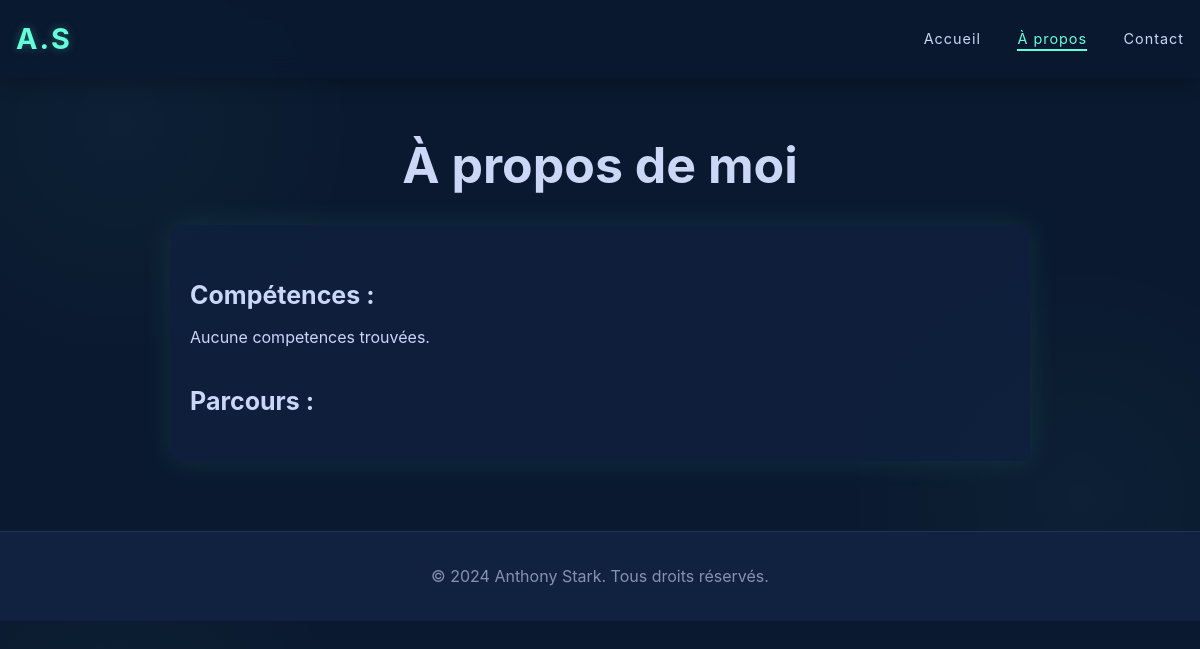
/about.php, run on an earlier commit of the app's database.
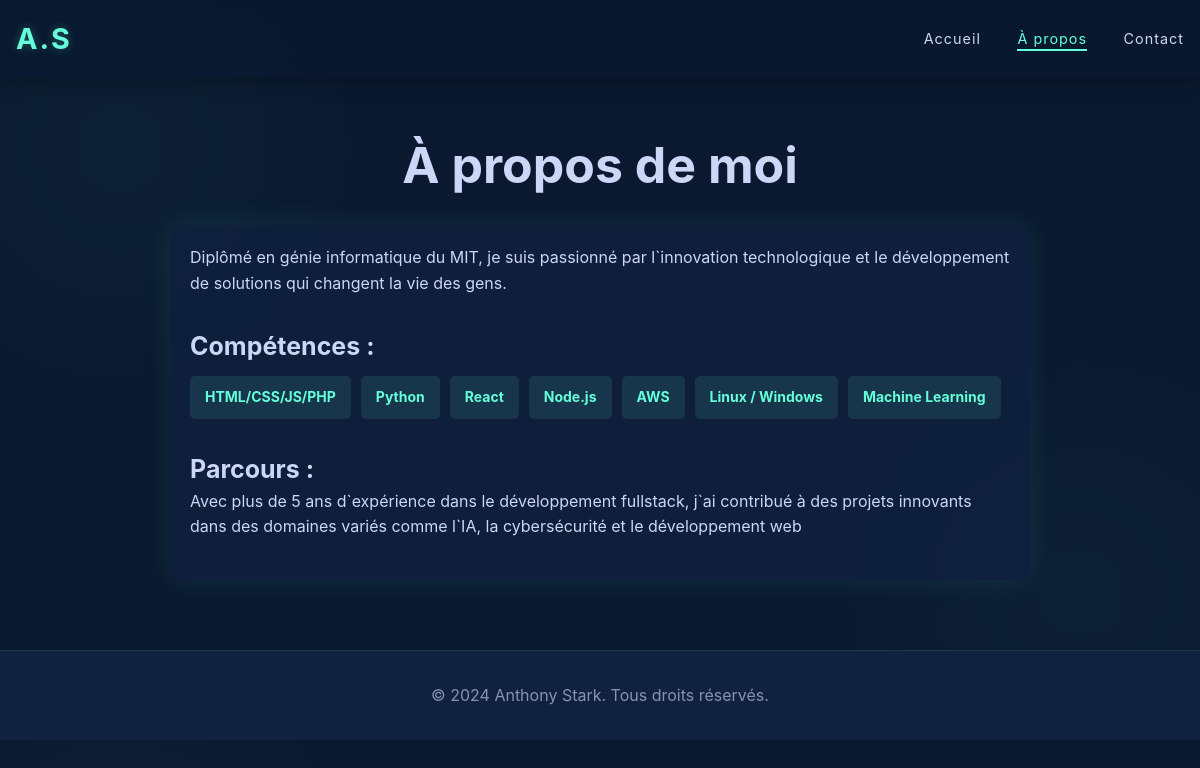
And on a later commit of the database.
### tables this page shows
CREATE TABLE IF NOT EXISTS `about` (
    `description` TEXT NOT NULL,
    `parcour` TEXT NOT NULL,
    `competences` TEXT NOT NULL
);

### about.php (the view, shortened to what this page needs)
<!DOCTYPE html>
<html lang="fr">
<head>
    <link rel="stylesheet" href="css/style.css">
</head>
<body>
    <?php
    require_once(__DIR__."\databaseconnect.php");
    $aboutStatement = $mysqlClient->prepare("SELECT * FROM about");
    $aboutStatement->execute();
    $about= $aboutStatement->fetchAll();
    $description=$about[0]['description'];
    $parcour=$about[0]['parcour'];
    $competences=$about[0]['competences'];
    $competencesArray=explode(',',$competences);
    ?>
    <nav>
        <div class="nav-content">
            <div class="logo">A.S</div>
            <div class="nav-links">
                <a href="index.php">Accueil</a>
                <a href="about.php" class="active">À propos</a>
                <a href="contact.php">Contact</a>
            </div>
        </div>
    </nav>
    <main>
        <section class="about">
            <h1>À propos de moi</h1>
            <div class="about-content">
                <div class="about-text">
                    <p><?php echo $description ?></p>
                    <h2>Compétences :</h2>
                    <div class="skills">
                        <?php
                            if ($competences){
                                foreach ($competencesArray as $competence){
                                     echo "<div class='skill'>" . $competence . "</div>";
                                }
                            }
                            else{
                                echo "Aucune competences trouvées.";
                            }
                        ?>
                            </div>
                    <h2>Parcours :</h2>
                    <p><?php echo $parcour ?></p>
                </div>
            </div>
        </section>
    </main>
    <footer>
        <p>© 2024 Anthony Stark. Tous droits réservés.</p>
    </footer>
</body>
</html>

### css/style.css (style rules this page uses)
:root { --primary-color: #0a192f; --secondary-color: #112240; --accent-color: #64ffda; --text-color: #ccd6f6; --bg-color: #0a192f; --card-bg: rgba(17, 34, 64, 0.7); --neon-shadow: 0 0 10px rgba(100, 255, 218, 0.2); }
* { margin: 0; padding: 0; box-sizing: border-box; }
body { font-family: 'Inter', sans-serif; line-height: 1.6; color: var(--text-color); background-color: var(--bg-color); background-image: radial-gradient(circle at 10% 20%, rgba(100, 255, 218, 0.03) 0%, transparent 20%), radial-gradient(circle at 90% 80%, rgba(100, 255, 218, 0.03) 0%, transparent 20%); }
nav { background: rgba(10, 25, 47, 0.85); backdrop-filter: blur(10px); box-shadow: 0 2px 20px rgba(0, 0, 0, 0.3); position: fixed; width: 100%; top: 0; z-index: 1000; }
.nav-content { max-width: 1200px; margin: 0 auto; padding: 1rem; display: flex; justify-content: space-between; align-items: center; }
.logo { font-size: 1.8rem; font-weight: bold; color: var(--accent-color); text-shadow: 0 0 10px rgba(100, 255, 218, 0.3); letter-spacing: 2px; }
.nav-links a { color: var(--text-color); text-decoration: none; margin-left: 2rem; transition: all 0.3s ease; position: relative; font-size: 0.9rem; letter-spacing: 1px; }
.nav-links a::after { content: ''; position: absolute; width: 0; height: 2px; bottom: -4px; left: 0; background-color: var(--accent-color); transition: width 0.3s ease; }
.nav-links a:hover::after, .nav-links a.active::after { width: 100%; }
.nav-links a:hover, .nav-links a.active { color: var(--accent-color); }
footer { text-align: center; padding: 2rem; background: var(--secondary-color); color: #8892b0; border-top: 1px solid rgba(100, 255, 218, 0.1); }
section.about { max-width: 900px; margin: 50px auto; border-radius: 10px; padding: 20px; margin-top: 105px; }
.about h1 { text-align: center; font-size: 50px; margin-bottom: 20px; }
.about-content { display: flex; flex-wrap: wrap; gap: 20px; box-shadow: 0 0 30px rgba(100, 255, 218, 0.1); padding: 20px; background-color: var(--card-bg); border-radius: 10px; }
.about-text { flex: 1 1 100%; }
.about-text p { font-size: 16px; line-height: 1.6; margin-bottom: 20px; }
.about-text h2 { font-size: 25px; margin-top: 30px; }
.skills { display: flex; flex-wrap: wrap; gap: 10px; margin-top: 10px; }
.skill { padding: 10px 15px; background: rgba(100, 255, 218, 0.1); color: var(--accent-color); border-radius: 5px; font-size: 14px; font-weight: bold; white-space: nowrap; transition: transform 0.2s ease, box-shadow 0.2s ease; }

What changed in the data, as far as the page shows it:
added about: description "Diplômé en génie informatique du MIT, je suis passionné par l`innovation technologique et le développement de solutions qui changent la vie des gens.", competences "HTML/CSS/JS/PHP", competences "Python", competences "React", competences "Node.js", competences "AWS", competences "Linux / Windows", competences "Machine Learning", parcour "Avec plus de 5 ans d`expérience dans le développement fullstack, j`ai contribué à des projets innovants dans des domaines variés comme l`IA, la cybersécurité et le développement web"
Also different on the page:
text no longer shown: "Aucune competences trouvées."
